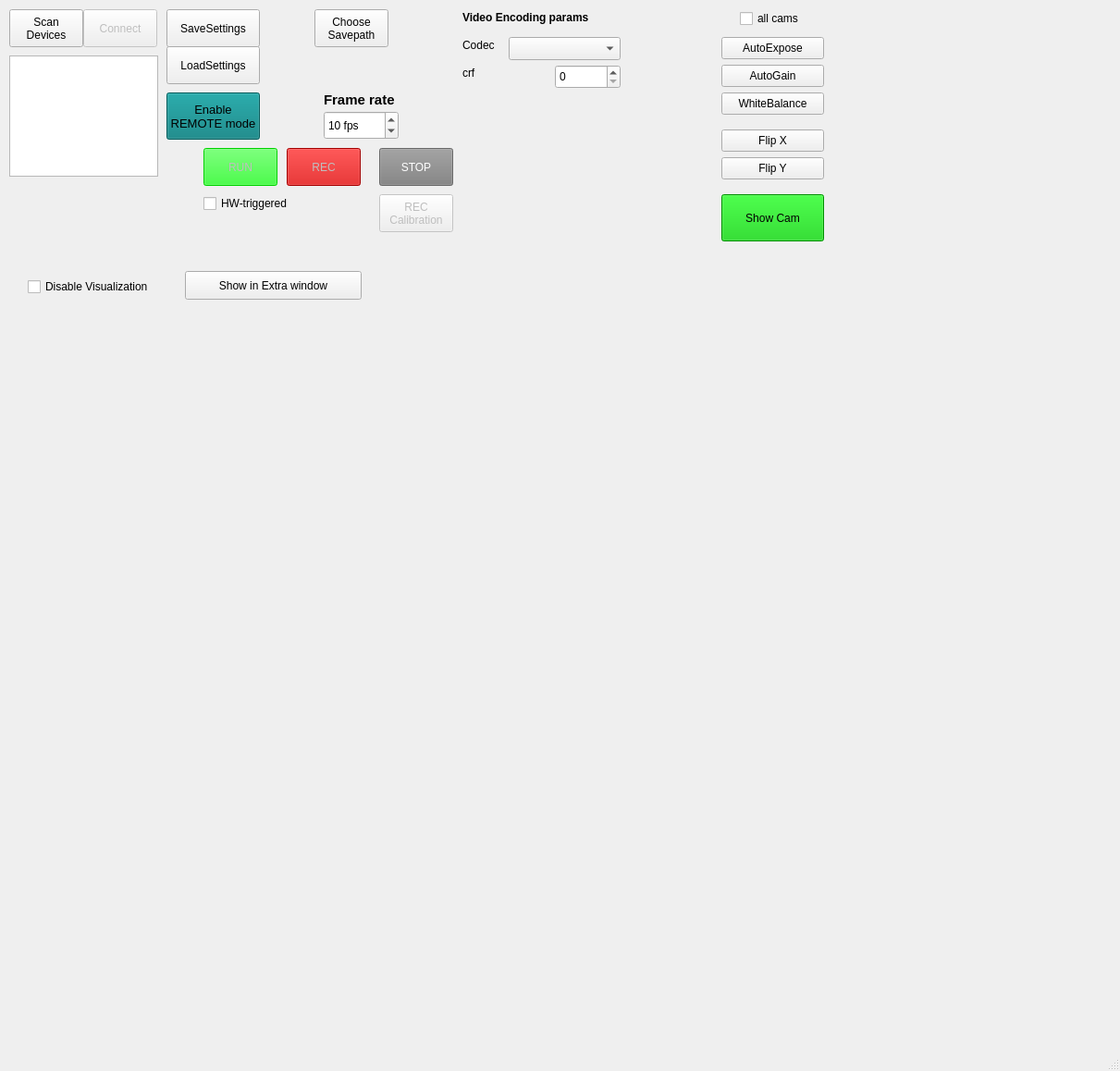
<?xml version="1.0" encoding="UTF-8"?>
<ui version="4.0">
 <class>MainWindow</class>
 <widget class="QMainWindow" name="MainWindow">
  <property name="geometry">
   <rect>
    <x>0</x>
    <y>0</y>
    <width>1211</width>
    <height>1158</height>
   </rect>
  </property>
  <property name="sizePolicy">
   <sizepolicy hsizetype="MinimumExpanding" vsizetype="MinimumExpanding">
    <horstretch>0</horstretch>
    <verstretch>0</verstretch>
   </sizepolicy>
  </property>
  <property name="windowTitle">
   <string>MainWindow</string>
  </property>
  <widget class="QWidget" name="centralwidget">
   <property name="sizePolicy">
    <sizepolicy hsizetype="Expanding" vsizetype="Expanding">
     <horstretch>0</horstretch>
     <verstretch>0</verstretch>
    </sizepolicy>
   </property>
   <widget class="QPushButton" name="SettingsSaveButton">
    <property name="geometry">
     <rect>
      <x>180</x>
      <y>10</y>
      <width>101</width>
      <height>41</height>
     </rect>
    </property>
    <property name="text">
     <string>SaveSettings</string>
    </property>
   </widget>
   <widget class="QPushButton" name="SettingsLoadButton">
    <property name="geometry">
     <rect>
      <x>180</x>
      <y>50</y>
      <width>101</width>
      <height>41</height>
     </rect>
    </property>
    <property name="text">
     <string>LoadSettings</string>
    </property>
   </widget>
   <widget class="QPushButton" name="ScanDevButton">
    <property name="geometry">
     <rect>
      <x>10</x>
      <y>10</y>
      <width>80</width>
      <height>41</height>
     </rect>
    </property>
    <property name="text">
     <string>Scan
Devices</string>
    </property>
   </widget>
   <widget class="QPushButton" name="ConnectButton">
    <property name="enabled">
     <bool>false</bool>
    </property>
    <property name="geometry">
     <rect>
      <x>90</x>
      <y>10</y>
      <width>80</width>
      <height>41</height>
     </rect>
    </property>
    <property name="text">
     <string>Connect</string>
    </property>
   </widget>
   <widget class="QPushButton" name="RUNButton">
    <property name="enabled">
     <bool>false</bool>
    </property>
    <property name="geometry">
     <rect>
      <x>220</x>
      <y>160</y>
      <width>80</width>
      <height>41</height>
     </rect>
    </property>
    <property name="styleSheet">
     <string notr="true">QPushButton {background-color:  rgb(0, 255, 0)}</string>
    </property>
    <property name="text">
     <string>RUN</string>
    </property>
   </widget>
   <widget class="QPushButton" name="STOPButton">
    <property name="enabled">
     <bool>false</bool>
    </property>
    <property name="geometry">
     <rect>
      <x>410</x>
      <y>160</y>
      <width>80</width>
      <height>41</height>
     </rect>
    </property>
    <property name="styleSheet">
     <string notr="true">QPushButton {color: white; background-color: gray;}</string>
    </property>
    <property name="text">
     <string>STOP</string>
    </property>
   </widget>
   <widget class="QPushButton" name="RECButton">
    <property name="enabled">
     <bool>false</bool>
    </property>
    <property name="geometry">
     <rect>
      <x>310</x>
      <y>160</y>
      <width>80</width>
      <height>41</height>
     </rect>
    </property>
    <property name="styleSheet">
     <string notr="true">QPushButton {background-color:  rgb(200, 0, 0)}</string>
    </property>
    <property name="text">
     <string>REC</string>
    </property>
   </widget>
   <widget class="QLabel" name="label_5">
    <property name="geometry">
     <rect>
      <x>350</x>
      <y>100</y>
      <width>111</width>
      <height>16</height>
     </rect>
    </property>
    <property name="font">
     <font>
      <pointsize>11</pointsize>
      <bold>true</bold>
     </font>
    </property>
    <property name="text">
     <string>Frame rate</string>
    </property>
   </widget>
   <widget class="QSpinBox" name="FrameRateSpin">
    <property name="geometry">
     <rect>
      <x>350</x>
      <y>120</y>
      <width>81</width>
      <height>31</height>
     </rect>
    </property>
    <property name="suffix">
     <string> fps</string>
    </property>
    <property name="minimum">
     <number>1</number>
    </property>
    <property name="maximum">
     <number>200</number>
    </property>
    <property name="value">
     <number>10</number>
    </property>
   </widget>
   <widget class="QTextEdit" name="Devices_textEdit">
    <property name="geometry">
     <rect>
      <x>10</x>
      <y>60</y>
      <width>161</width>
      <height>131</height>
     </rect>
    </property>
    <property name="font">
     <font>
      <pointsize>8</pointsize>
     </font>
    </property>
    <property name="frameShape">
     <enum>QFrame::StyledPanel</enum>
    </property>
    <property name="frameShadow">
     <enum>QFrame::Sunken</enum>
    </property>
   </widget>
   <widget class="QPushButton" name="AutoExposeButton">
    <property name="geometry">
     <rect>
      <x>780</x>
      <y>40</y>
      <width>111</width>
      <height>24</height>
     </rect>
    </property>
    <property name="text">
     <string>AutoExpose</string>
    </property>
   </widget>
   <widget class="QPushButton" name="AutoGainButton">
    <property name="geometry">
     <rect>
      <x>780</x>
      <y>70</y>
      <width>111</width>
      <height>24</height>
     </rect>
    </property>
    <property name="text">
     <string>AutoGain</string>
    </property>
   </widget>
   <widget class="QPushButton" name="WhiteBalanceButton">
    <property name="geometry">
     <rect>
      <x>780</x>
      <y>100</y>
      <width>111</width>
      <height>24</height>
     </rect>
    </property>
    <property name="text">
     <string>WhiteBalance</string>
    </property>
   </widget>
   <widget class="QCheckBox" name="All_cams_checkBox">
    <property name="geometry">
     <rect>
      <x>800</x>
      <y>10</y>
      <width>75</width>
      <height>20</height>
     </rect>
    </property>
    <property name="text">
     <string>all cams</string>
    </property>
   </widget>
   <widget class="QPushButton" name="FlipXButton">
    <property name="geometry">
     <rect>
      <x>780</x>
      <y>140</y>
      <width>111</width>
      <height>24</height>
     </rect>
    </property>
    <property name="text">
     <string>Flip X</string>
    </property>
   </widget>
   <widget class="QPushButton" name="FlipYButton">
    <property name="geometry">
     <rect>
      <x>780</x>
      <y>170</y>
      <width>111</width>
      <height>24</height>
     </rect>
    </property>
    <property name="text">
     <string>Flip Y</string>
    </property>
   </widget>
   <widget class="QPushButton" name="ShowSingleCamButton">
    <property name="geometry">
     <rect>
      <x>780</x>
      <y>210</y>
      <width>111</width>
      <height>51</height>
     </rect>
    </property>
    <property name="styleSheet">
     <string notr="true">QPushButton {background-color:  rgb(0, 200, 0)}</string>
    </property>
    <property name="text">
     <string>Show Cam</string>
    </property>
   </widget>
   <widget class="QCheckBox" name="HWTrig_checkBox">
    <property name="geometry">
     <rect>
      <x>220</x>
      <y>210</y>
      <width>141</width>
      <height>20</height>
     </rect>
    </property>
    <property name="text">
     <string>HW-triggered</string>
    </property>
   </widget>
   <widget class="QCheckBox" name="DisableViz_checkBox">
    <property name="geometry">
     <rect>
      <x>30</x>
      <y>300</y>
      <width>181</width>
      <height>20</height>
     </rect>
    </property>
    <property name="text">
     <string>Disable Visualization</string>
    </property>
   </widget>
   <widget class="MultiCameraViewer" name="MultiViewWidget" native="true">
    <property name="geometry">
     <rect>
      <x>10</x>
      <y>330</y>
      <width>1191</width>
      <height>781</height>
     </rect>
    </property>
    <property name="sizePolicy">
     <sizepolicy hsizetype="Expanding" vsizetype="Expanding">
      <horstretch>0</horstretch>
      <verstretch>0</verstretch>
     </sizepolicy>
    </property>
   </widget>
   <widget class="QPushButton" name="ExtraWindowButton">
    <property name="geometry">
     <rect>
      <x>200</x>
      <y>293</y>
      <width>191</width>
      <height>31</height>
     </rect>
    </property>
    <property name="text">
     <string>Show in Extra window</string>
    </property>
   </widget>
   <widget class="CameraSettingsTab" name="CameraSettings2" native="true">
    <property name="geometry">
     <rect>
      <x>900</x>
      <y>0</y>
      <width>301</width>
      <height>331</height>
     </rect>
    </property>
    <property name="sizePolicy">
     <sizepolicy hsizetype="Expanding" vsizetype="Preferred">
      <horstretch>0</horstretch>
      <verstretch>0</verstretch>
     </sizepolicy>
    </property>
   </widget>
   <widget class="QPushButton" name="Save_pathButton">
    <property name="geometry">
     <rect>
      <x>340</x>
      <y>10</y>
      <width>80</width>
      <height>41</height>
     </rect>
    </property>
    <property name="text">
     <string>Choose
Savepath</string>
    </property>
   </widget>
   <widget class="QPushButton" name="RECButton_2">
    <property name="enabled">
     <bool>false</bool>
    </property>
    <property name="geometry">
     <rect>
      <x>410</x>
      <y>210</y>
      <width>80</width>
      <height>41</height>
     </rect>
    </property>
    <property name="text">
     <string>REC
Calibration</string>
    </property>
   </widget>
   <widget class="QSpinBox" name="crf_spinBox">
    <property name="geometry">
     <rect>
      <x>600</x>
      <y>70</y>
      <width>71</width>
      <height>26</height>
     </rect>
    </property>
    <property name="font">
     <font>
      <pointsize>9</pointsize>
     </font>
    </property>
   </widget>
   <widget class="QComboBox" name="Codec_comboBox">
    <property name="geometry">
     <rect>
      <x>550</x>
      <y>40</y>
      <width>121</width>
      <height>25</height>
     </rect>
    </property>
    <property name="font">
     <font>
      <pointsize>9</pointsize>
     </font>
    </property>
   </widget>
   <widget class="QLabel" name="label">
    <property name="geometry">
     <rect>
      <x>500</x>
      <y>40</y>
      <width>67</width>
      <height>17</height>
     </rect>
    </property>
    <property name="font">
     <font>
      <pointsize>9</pointsize>
     </font>
    </property>
    <property name="text">
     <string>Codec</string>
    </property>
   </widget>
   <widget class="QLabel" name="label_2">
    <property name="geometry">
     <rect>
      <x>500</x>
      <y>70</y>
      <width>31</width>
      <height>17</height>
     </rect>
    </property>
    <property name="font">
     <font>
      <pointsize>9</pointsize>
     </font>
    </property>
    <property name="text">
     <string>crf</string>
    </property>
   </widget>
   <widget class="QLabel" name="label_3">
    <property name="geometry">
     <rect>
      <x>500</x>
      <y>10</y>
      <width>211</width>
      <height>17</height>
     </rect>
    </property>
    <property name="font">
     <font>
      <bold>true</bold>
     </font>
    </property>
    <property name="text">
     <string>Video Encoding params</string>
    </property>
   </widget>
   <widget class="QPushButton" name="remote_modeButton">
    <property name="geometry">
     <rect>
      <x>180</x>
      <y>100</y>
      <width>101</width>
      <height>51</height>
     </rect>
    </property>
    <property name="font">
     <font>
      <pointsize>10</pointsize>
     </font>
    </property>
    <property name="styleSheet">
     <string notr="true">QPushButton {background-color:  rgb(0, 125, 125)}</string>
    </property>
    <property name="text">
     <string>Enable
REMOTE mode</string>
    </property>
   </widget>
   <zorder>SettingsSaveButton</zorder>
   <zorder>SettingsLoadButton</zorder>
   <zorder>ScanDevButton</zorder>
   <zorder>ConnectButton</zorder>
   <zorder>RUNButton</zorder>
   <zorder>STOPButton</zorder>
   <zorder>RECButton</zorder>
   <zorder>label_5</zorder>
   <zorder>FrameRateSpin</zorder>
   <zorder>Devices_textEdit</zorder>
   <zorder>ViewWidget_1</zorder>
   <zorder>AutoExposeButton</zorder>
   <zorder>AutoGainButton</zorder>
   <zorder>WhiteBalanceButton</zorder>
   <zorder>All_cams_checkBox</zorder>
   <zorder>FlipXButton</zorder>
   <zorder>FlipYButton</zorder>
   <zorder>ShowSingleCamButton</zorder>
   <zorder>ViewWidget_2</zorder>
   <zorder>ViewWidget_3</zorder>
   <zorder>ViewWidget_4</zorder>
   <zorder>ViewWidget_6</zorder>
   <zorder>HWTrig_checkBox</zorder>
   <zorder>DisableViz_checkBox</zorder>
   <zorder>ViewWidget_5</zorder>
   <zorder>ViewWidget_7</zorder>
   <zorder>ViewWidget_8</zorder>
   <zorder>ViewWidget_9</zorder>
   <zorder>ExtraWindowButton</zorder>
   <zorder>MultiViewWidget</zorder>
   <zorder>CameraSettings2</zorder>
   <zorder>Save_pathButton</zorder>
   <zorder>RECButton_2</zorder>
   <zorder>crf_spinBox</zorder>
   <zorder>Codec_comboBox</zorder>
   <zorder>label</zorder>
   <zorder>label_2</zorder>
   <zorder>label_3</zorder>
   <zorder>remote_modeButton</zorder>
  </widget>
  <widget class="QMenuBar" name="menubar">
   <property name="geometry">
    <rect>
     <x>0</x>
     <y>0</y>
     <width>1211</width>
     <height>22</height>
    </rect>
   </property>
  </widget>
  <widget class="QStatusBar" name="statusbar"/>
 </widget>
 <customwidgets>
  <customwidget>
   <class>MultiCameraViewer</class>
   <extends>QWidget</extends>
   <header location="global">ImageViewer</header>
   <container>1</container>
  </customwidget>
  <customwidget>
   <class>CameraSettingsTab</class>
   <extends>QWidget</extends>
   <header>ImageViewer</header>
   <container>1</container>
  </customwidget>
 </customwidgets>
 <resources/>
 <connections/>
</ui>
